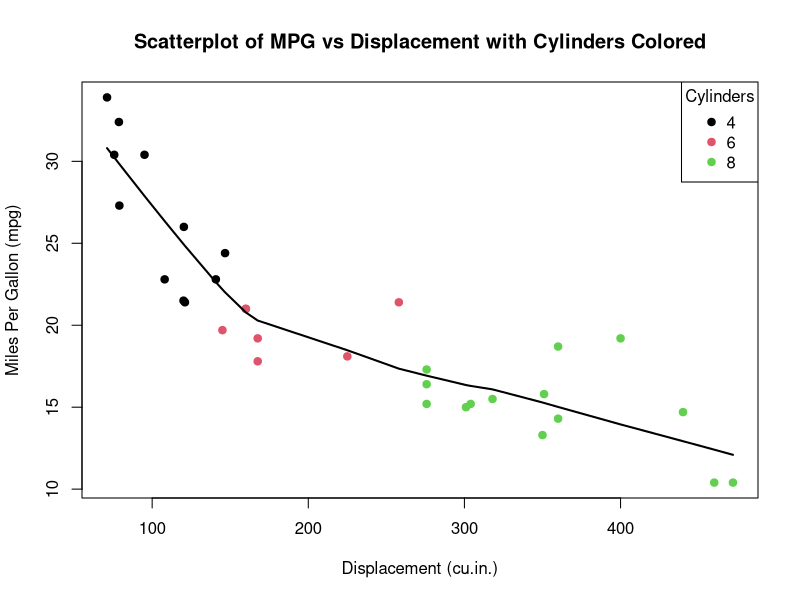

Source code (R):
data(mtcars)

plot(mtcars$disp, mtcars$mpg,
     xlab = "Displacement (cu.in.)",
     ylab = "Miles Per Gallon (mpg)",
     main = "Scatterplot of MPG vs Displacement with Cylinders Colored",
     col = as.factor(mtcars$cyl),
     pch = 19)

lines(lowess(mtcars$disp, mtcars$mpg), col = "black", lwd = 2)

legend("topright", legend = levels(as.factor(mtcars$cyl)),
       col = 1:3, pch = 19, title = "Cylinders")
